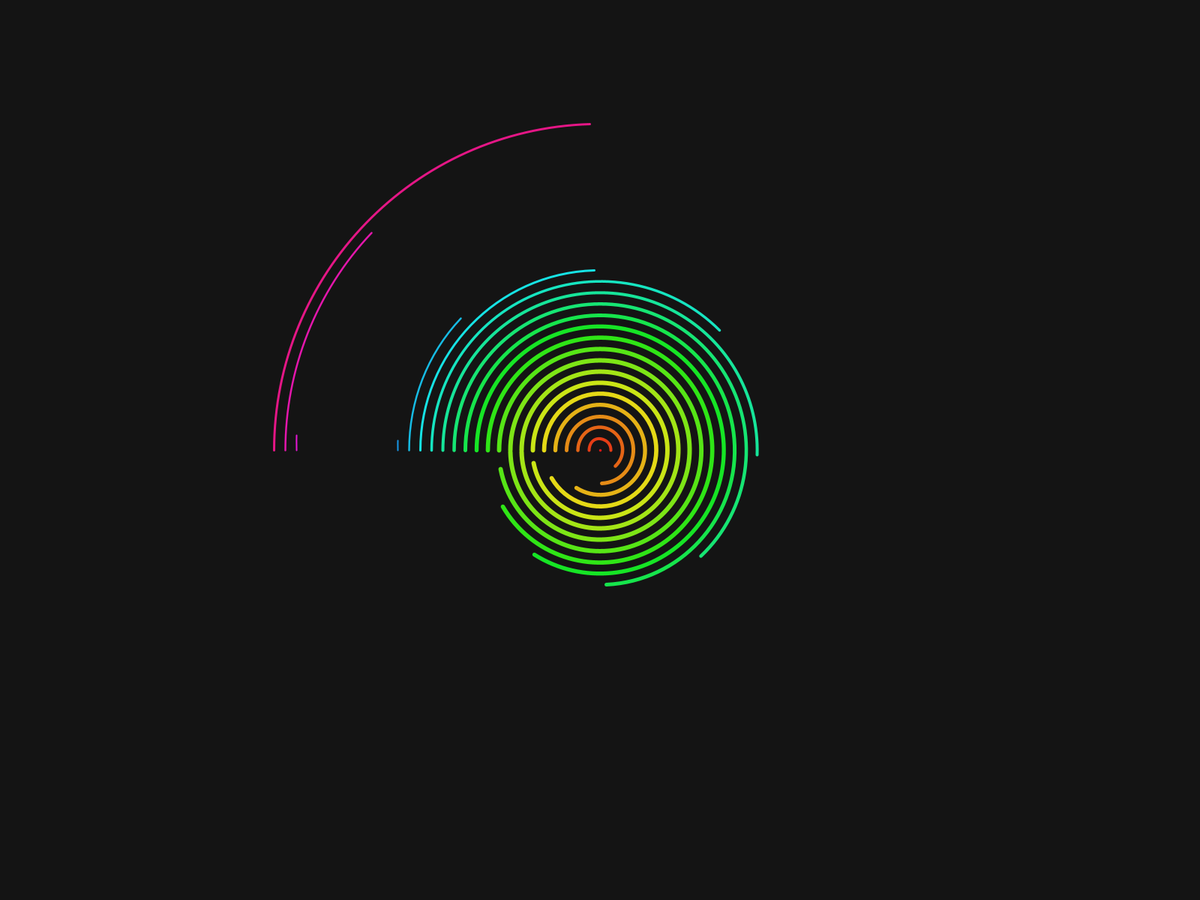
Frame 1 (no input)
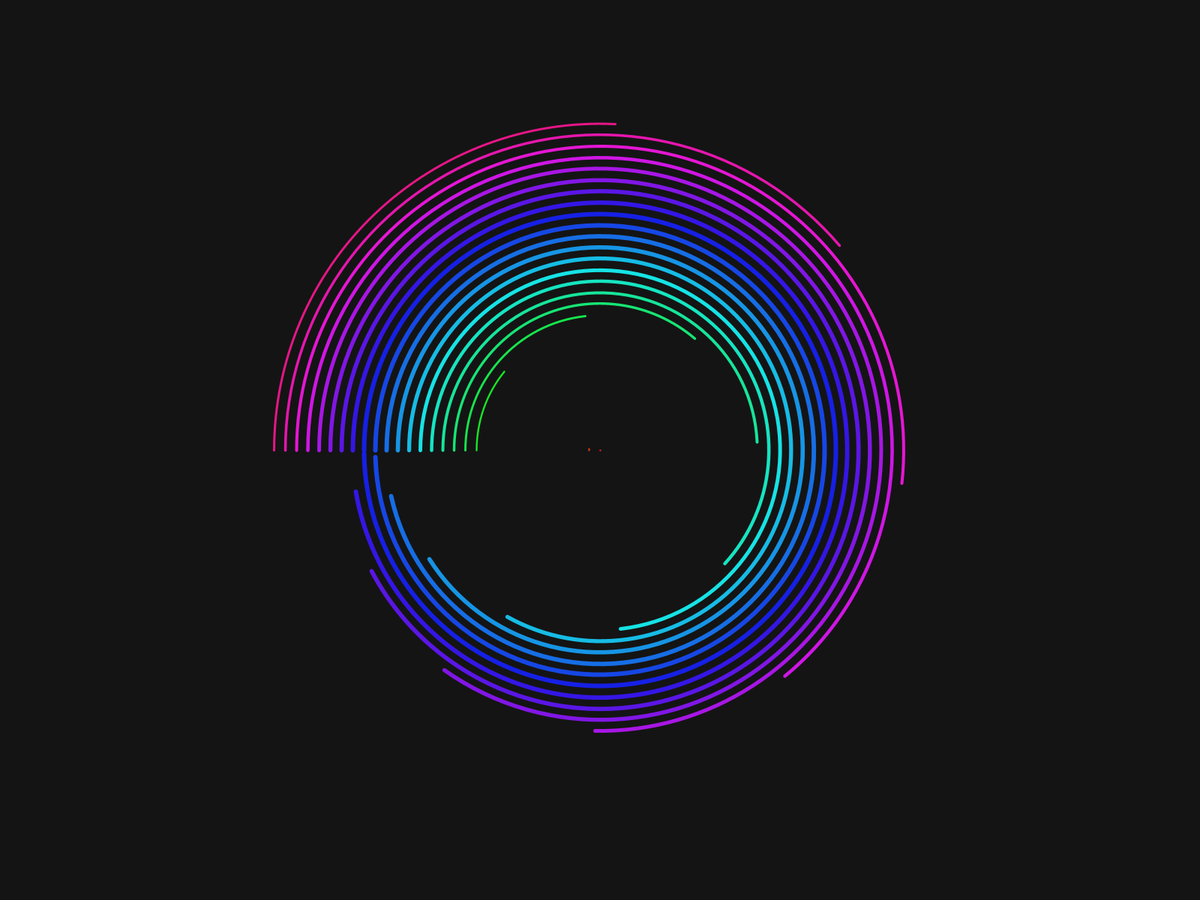
Frame 60 (the mouse pressed at the canvas centre just before this capture)
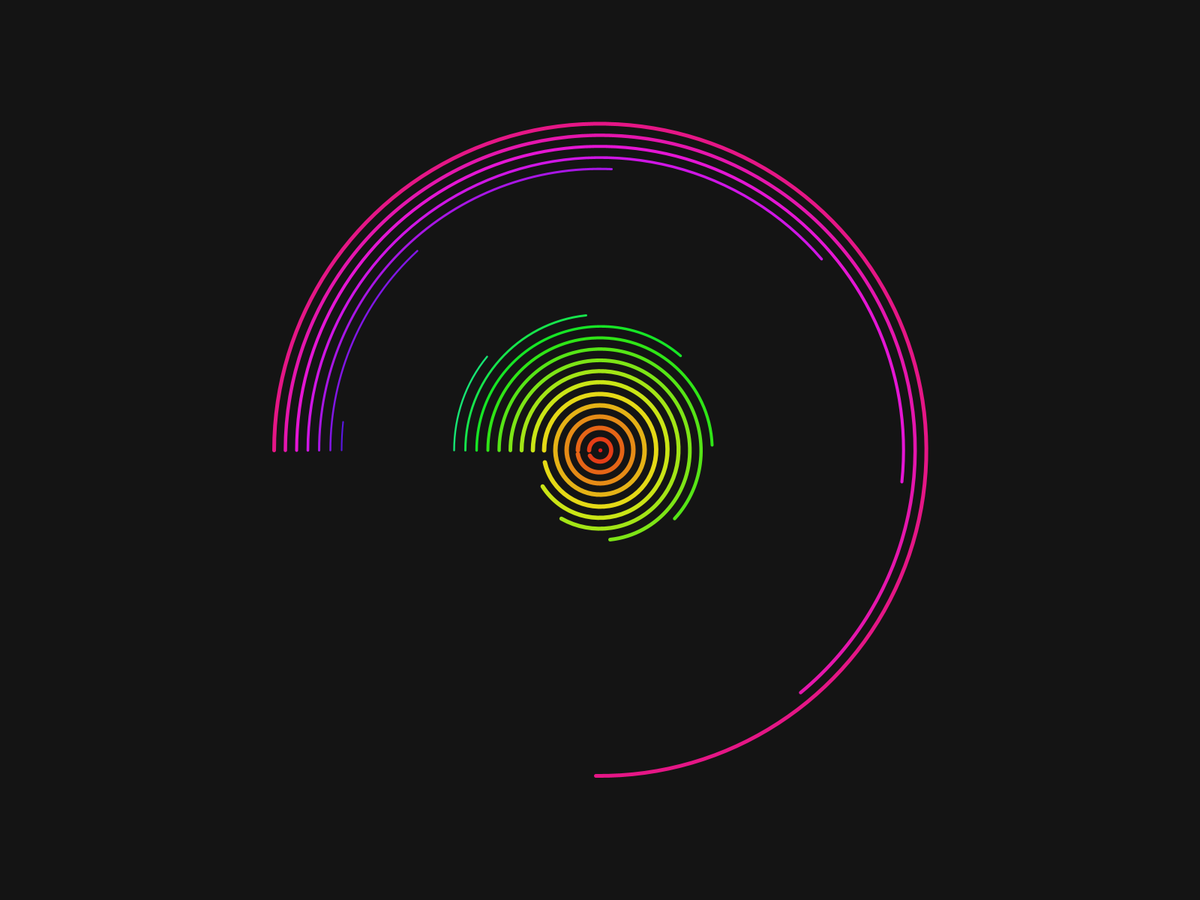
Frame 120 (the mouse held since frame 60 and released just before this capture)

The Processing sketch that drew these frames (run headless with seeded random() and noise(); from frame 60 on, the mouse is pressed at the canvas centre):

// Processing sketch: Arc
// ── Arc.pde
int num =30;
float step, sz, offSet, theta, angle;

void setup() {
  fullScreen();

  //strokeWeight(5);  
  step = 30;
}

void draw() {
  background(20);
  translate(width/2, height/2);

  angle=0;

  colorMode(HSB, 255, 100, 100);

  for (int i=0; i<num; i++) {
    stroke(255/num*i, 90, 90);
    noFill();

    sz = i*step;

    float offSet = TWO_PI/num * i;
    float arcEnd = map(sin(theta+offSet), -1, 1, PI/2, TWO_PI+PI);
    float strWt = map(sin(theta+offSet), 1, -1, 6, 1);

    strokeWeight(strWt);

    arc(0, 0, sz, sz, PI, arcEnd);
  }

  colorMode(RGB);
  resetMatrix();

  theta += 0.06;  
  //  theta += map(mouseX,0,width,0.006,0.07);
}
